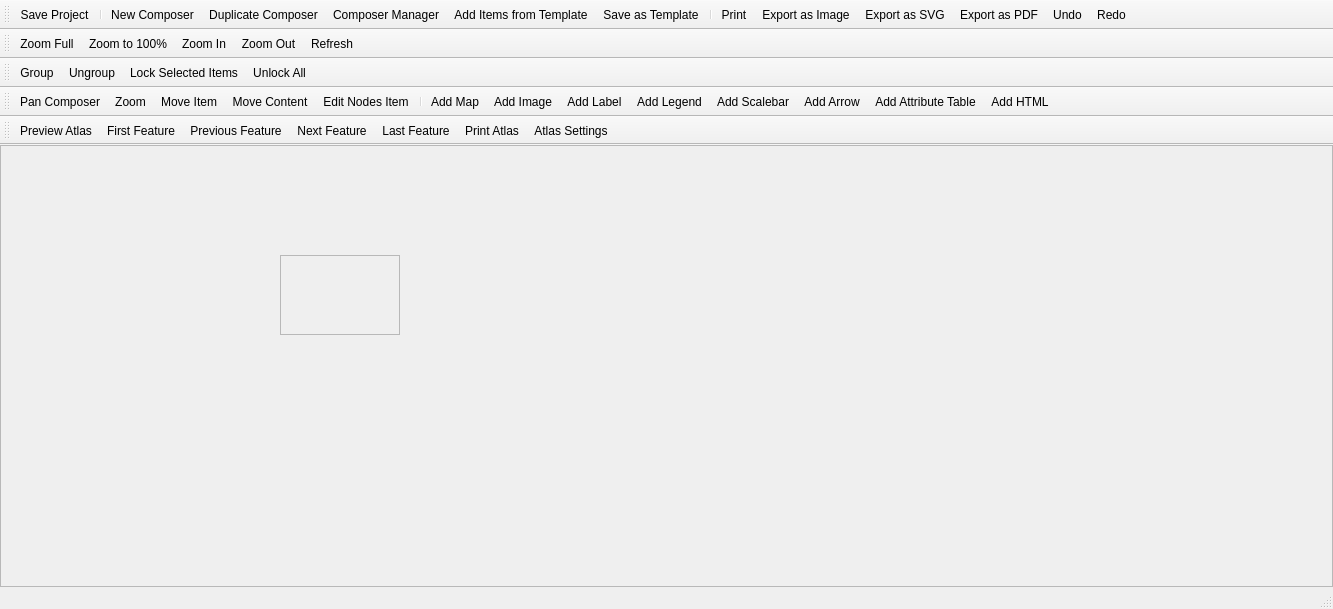
<?xml version="1.0" encoding="UTF-8"?>
<ui version="4.0">
 <class>ComposerBase</class>
 <widget class="QMainWindow" name="ComposerBase">
  <property name="geometry">
   <rect>
    <x>0</x>
    <y>0</y>
    <width>1333</width>
    <height>609</height>
   </rect>
  </property>
  <property name="mouseTracking">
   <bool>true</bool>
  </property>
  <property name="windowTitle">
   <string>MainWindow</string>
  </property>
  <widget class="QWidget" name="centralwidget">
   <property name="mouseTracking">
    <bool>true</bool>
   </property>
   <layout class="QGridLayout" name="gridLayout">
    <property name="leftMargin">
     <number>0</number>
    </property>
    <property name="topMargin">
     <number>0</number>
    </property>
    <property name="rightMargin">
     <number>0</number>
    </property>
    <property name="bottomMargin">
     <number>0</number>
    </property>
    <item row="0" column="0">
     <widget class="QFrame" name="mViewFrame">
      <property name="mouseTracking">
       <bool>true</bool>
      </property>
      <property name="frameShape">
       <enum>QFrame::StyledPanel</enum>
      </property>
      <property name="frameShadow">
       <enum>QFrame::Raised</enum>
      </property>
      <widget class="QScrollArea" name="scrollArea">
       <property name="geometry">
        <rect>
         <x>280</x>
         <y>110</y>
         <width>120</width>
         <height>80</height>
        </rect>
       </property>
       <property name="widgetResizable">
        <bool>true</bool>
       </property>
       <widget class="QWidget" name="scrollAreaWidgetContents">
        <property name="geometry">
         <rect>
          <x>0</x>
          <y>0</y>
          <width>118</width>
          <height>78</height>
         </rect>
        </property>
       </widget>
      </widget>
     </widget>
    </item>
   </layout>
  </widget>
  <widget class="QStatusBar" name="mStatusBar"/>
  <widget class="QToolBar" name="mComposerToolbar">
   <property name="windowTitle">
    <string>Composer</string>
   </property>
   <attribute name="toolBarArea">
    <enum>TopToolBarArea</enum>
   </attribute>
   <attribute name="toolBarBreak">
    <bool>false</bool>
   </attribute>
   <addaction name="mActionSaveProject"/>
   <addaction name="separator"/>
   <addaction name="mActionNewComposer"/>
   <addaction name="mActionDuplicateComposer"/>
   <addaction name="mActionComposerManager"/>
   <addaction name="mActionLoadFromTemplate"/>
   <addaction name="mActionSaveAsTemplate"/>
   <addaction name="separator"/>
   <addaction name="mActionPrint"/>
   <addaction name="mActionExportAsImage"/>
   <addaction name="mActionExportAsSVG"/>
   <addaction name="mActionExportAsPDF"/>
   <addaction name="mActionUndo"/>
   <addaction name="mActionRedo"/>
  </widget>
  <widget class="QToolBar" name="mPaperNavToolbar">
   <property name="windowTitle">
    <string>Navigation</string>
   </property>
   <attribute name="toolBarArea">
    <enum>TopToolBarArea</enum>
   </attribute>
   <attribute name="toolBarBreak">
    <bool>true</bool>
   </attribute>
   <addaction name="mActionZoomAll"/>
   <addaction name="mActionZoomActual"/>
   <addaction name="mActionZoomIn"/>
   <addaction name="mActionZoomOut"/>
   <addaction name="mActionRefreshView"/>
  </widget>
  <widget class="QToolBar" name="mItemActionToolbar">
   <property name="windowTitle">
    <string>Actions</string>
   </property>
   <attribute name="toolBarArea">
    <enum>TopToolBarArea</enum>
   </attribute>
   <attribute name="toolBarBreak">
    <bool>true</bool>
   </attribute>
   <addaction name="mActionGroupItems"/>
   <addaction name="mActionUngroupItems"/>
   <addaction name="mActionLockItems"/>
   <addaction name="mActionUnlockAll"/>
  </widget>
  <widget class="QToolBar" name="mItemToolbar">
   <property name="windowTitle">
    <string>Toolbox</string>
   </property>
   <attribute name="toolBarArea">
    <enum>TopToolBarArea</enum>
   </attribute>
   <attribute name="toolBarBreak">
    <bool>true</bool>
   </attribute>
   <addaction name="mActionPan"/>
   <addaction name="mActionMouseZoom"/>
   <addaction name="mActionSelectMoveItem"/>
   <addaction name="mActionMoveItemContent"/>
   <addaction name="mActionEditNodesItem"/>
   <addaction name="separator"/>
   <addaction name="mActionAddNewMap"/>
   <addaction name="mActionAddImage"/>
   <addaction name="mActionAddNewLabel"/>
   <addaction name="mActionAddNewLegend"/>
   <addaction name="mActionAddNewScalebar"/>
   <addaction name="mActionAddArrow"/>
   <addaction name="mActionAddAttributeTable"/>
   <addaction name="mActionAddHtml"/>
  </widget>
  <widget class="QToolBar" name="mAtlasToolbar">
   <property name="windowTitle">
    <string>Atlas</string>
   </property>
   <attribute name="toolBarArea">
    <enum>TopToolBarArea</enum>
   </attribute>
   <attribute name="toolBarBreak">
    <bool>true</bool>
   </attribute>
   <addaction name="mActionAtlasPreview"/>
   <addaction name="mActionAtlasFirst"/>
   <addaction name="mActionAtlasPrev"/>
   <addaction name="mActionAtlasNext"/>
   <addaction name="mActionAtlasLast"/>
   <addaction name="mActionPrintAtlas"/>
   <addaction name="mActionAtlasSettings"/>
  </widget>
  <action name="mActionPrint">
   <property name="checkable">
    <bool>false</bool>
   </property>
   <property name="icon">
    <iconset>
     <normaloff>:/images/themes/default/mActionFilePrint.svg</normaloff>:/images/themes/default/mActionFilePrint.svg</iconset>
   </property>
   <property name="text">
    <string>&amp;Print...</string>
   </property>
   <property name="shortcut">
    <string>Ctrl+P</string>
   </property>
  </action>
  <action name="mActionZoomAll">
   <property name="icon">
    <iconset>
     <normaloff>:/images/themes/default/mActionZoomFullExtent.svg</normaloff>:/images/themes/default/mActionZoomFullExtent.svg</iconset>
   </property>
   <property name="text">
    <string>Zoom &amp;Full</string>
   </property>
   <property name="toolTip">
    <string>Zoom full</string>
   </property>
   <property name="shortcut">
    <string>Ctrl+0</string>
   </property>
  </action>
  <action name="mActionZoomIn">
   <property name="icon">
    <iconset>
     <normaloff>:/images/themes/default/mActionZoomIn.svg</normaloff>:/images/themes/default/mActionZoomIn.svg</iconset>
   </property>
   <property name="text">
    <string>Zoom &amp;In</string>
   </property>
   <property name="toolTip">
    <string>Zoom in</string>
   </property>
   <property name="shortcut">
    <string>Ctrl++</string>
   </property>
  </action>
  <action name="mActionZoomOut">
   <property name="icon">
    <iconset>
     <normaloff>:/images/themes/default/mActionZoomOut.svg</normaloff>:/images/themes/default/mActionZoomOut.svg</iconset>
   </property>
   <property name="text">
    <string>Zoom &amp;Out</string>
   </property>
   <property name="toolTip">
    <string>Zoom out</string>
   </property>
   <property name="shortcut">
    <string>Ctrl+-</string>
   </property>
  </action>
  <action name="mActionZoomActual">
   <property name="icon">
    <iconset>
     <normaloff>:/images/themes/default/mActionZoomActual.svg</normaloff>:/images/themes/default/mActionZoomActual.svg</iconset>
   </property>
   <property name="text">
    <string>Zoom to &amp;100%</string>
   </property>
   <property name="toolTip">
    <string>Zoom to 100%</string>
   </property>
   <property name="shortcut">
    <string>Ctrl+1</string>
   </property>
  </action>
  <action name="mActionMouseZoom">
   <property name="icon">
    <iconset>
     <normaloff>:/images/themes/default/mActionZoomToSelected.svg</normaloff>:/images/themes/default/mActionZoomToSelected.svg</iconset>
   </property>
   <property name="text">
    <string>Zoom</string>
   </property>
   <property name="toolTip">
    <string>Zoom</string>
   </property>
   <property name="shortcut">
    <string>Z</string>
   </property>
  </action>
  <action name="mActionAddNewMap">
   <property name="icon">
    <iconset>
     <normaloff>:/images/themes/default/mActionAddMap.svg</normaloff>:/images/themes/default/mActionAddMap.svg</iconset>
   </property>
   <property name="text">
    <string>Add &amp;Map</string>
   </property>
   <property name="toolTip">
    <string>Add new map</string>
   </property>
  </action>
  <action name="mActionAddNewLabel">
   <property name="icon">
    <iconset>
     <normaloff>:/images/themes/default/mActionLabel.svg</normaloff>:/images/themes/default/mActionLabel.svg</iconset>
   </property>
   <property name="text">
    <string>Add Lab&amp;el</string>
   </property>
   <property name="toolTip">
    <string>Add new label</string>
   </property>
  </action>
  <action name="mActionAddNewLegend">
   <property name="icon">
    <iconset>
     <normaloff>:/images/themes/default/mActionAddLegend.svg</normaloff>:/images/themes/default/mActionAddLegend.svg</iconset>
   </property>
   <property name="text">
    <string>Add Legen&amp;d</string>
   </property>
   <property name="toolTip">
    <string>Add new legend</string>
   </property>
  </action>
  <action name="mActionSelectMoveItem">
   <property name="icon">
    <iconset>
     <normaloff>:/images/themes/default/mActionPan.svg</normaloff>:/images/themes/default/mActionPan.svg</iconset>
   </property>
   <property name="text">
    <string>Move &amp;Item</string>
   </property>
   <property name="toolTip">
    <string>Select/Move item</string>
   </property>
   <property name="shortcut">
    <string>V</string>
   </property>
  </action>
  <action name="mActionExportAsImage">
   <property name="icon">
    <iconset>
     <normaloff>:/images/themes/default/mActionSaveMapAsImage.svg</normaloff>:/images/themes/default/mActionSaveMapAsImage.svg</iconset>
   </property>
   <property name="text">
    <string>Export as &amp;Image...</string>
   </property>
   <property name="toolTip">
    <string>Export as image</string>
   </property>
  </action>
  <action name="mActionExportAsPDF">
   <property name="icon">
    <iconset>
     <normaloff>:/images/themes/default/mActionSaveAsPDF.svg</normaloff>:/images/themes/default/mActionSaveAsPDF.svg</iconset>
   </property>
   <property name="text">
    <string>&amp;Export as PDF...</string>
   </property>
  </action>
  <action name="mActionExportAsSVG">
   <property name="icon">
    <iconset>
     <normaloff>:/images/themes/default/mActionSaveAsSVG.svg</normaloff>:/images/themes/default/mActionSaveAsSVG.svg</iconset>
   </property>
   <property name="text">
    <string>Export as S&amp;VG...</string>
   </property>
  </action>
  <action name="mActionAddNewScalebar">
   <property name="icon">
    <iconset>
     <normaloff>:/images/themes/default/mActionScaleBar.svg</normaloff>:/images/themes/default/mActionScaleBar.svg</iconset>
   </property>
   <property name="text">
    <string>Add &amp;Scalebar</string>
   </property>
   <property name="toolTip">
    <string>Add new scalebar</string>
   </property>
  </action>
  <action name="mActionRefreshView">
   <property name="icon">
    <iconset resource="resource.qrc">
     <normaloff>:/images/themes/default/mActionDraw.svg</normaloff>:/images/themes/default/mActionDraw.svg</iconset>
   </property>
   <property name="text">
    <string>&amp;Refresh</string>
   </property>
   <property name="toolTip">
    <string>Refresh view</string>
   </property>
   <property name="shortcut">
    <string>F5</string>
   </property>
  </action>
  <action name="mActionShowGrid">
   <property name="icon">
    <iconset>
     <normaloff>:/images/themes/default/vector_grid.png</normaloff>:/images/themes/default/vector_grid.png</iconset>
   </property>
   <property name="text">
    <string>Show &amp;Grid</string>
   </property>
   <property name="toolTip">
    <string>Show grid</string>
   </property>
   <property name="shortcut">
    <string>Ctrl+'</string>
   </property>
  </action>
  <action name="mActionSnapGrid">
   <property name="text">
    <string>S&amp;nap to Grid</string>
   </property>
   <property name="toolTip">
    <string>Snap to grid</string>
   </property>
   <property name="shortcut">
    <string>Ctrl+Shift+'</string>
   </property>
  </action>
  <action name="mActionShowGuides">
   <property name="text">
    <string>Show G&amp;uides</string>
   </property>
   <property name="toolTip">
    <string>Show guides</string>
   </property>
   <property name="shortcut">
    <string>Ctrl+;</string>
   </property>
  </action>
  <action name="mActionSnapGuides">
   <property name="text">
    <string>&amp;Snap to Guides</string>
   </property>
   <property name="toolTip">
    <string>Snap to guides</string>
   </property>
   <property name="shortcut">
    <string>Ctrl+Shift+;</string>
   </property>
  </action>
  <action name="mActionSmartGuides">
   <property name="text">
    <string>S&amp;mart Guides</string>
   </property>
   <property name="toolTip">
    <string>Smart guides</string>
   </property>
   <property name="shortcut">
    <string>Ctrl+Alt+;</string>
   </property>
  </action>
  <action name="mActionClearGuides">
   <property name="text">
    <string>&amp;Clear Guides</string>
   </property>
   <property name="toolTip">
    <string>Clear guides</string>
   </property>
  </action>
  <action name="mActionAddImage">
   <property name="icon">
    <iconset>
     <normaloff>:/images/themes/default/mActionAddImage.svg</normaloff>:/images/themes/default/mActionAddImage.svg</iconset>
   </property>
   <property name="text">
    <string>Add Im&amp;age</string>
   </property>
   <property name="toolTip">
    <string>Add image</string>
   </property>
  </action>
  <action name="mActionMoveItemContent">
   <property name="text">
    <string>Move &amp;Content</string>
   </property>
   <property name="toolTip">
    <string>Move item content</string>
   </property>
   <property name="shortcut">
    <string>C</string>
   </property>
  </action>
  <action name="mActionGroupItems">
   <property name="text">
    <string>&amp;Group</string>
   </property>
   <property name="toolTip">
    <string>Group items</string>
   </property>
   <property name="shortcut">
    <string>Ctrl+G</string>
   </property>
  </action>
  <action name="mActionUngroupItems">
   <property name="text">
    <string>&amp;Ungroup</string>
   </property>
   <property name="toolTip">
    <string>Ungroup items</string>
   </property>
   <property name="shortcut">
    <string>Ctrl+Shift+G</string>
   </property>
  </action>
  <action name="mActionRaiseItems">
   <property name="text">
    <string>&amp;Raise</string>
   </property>
   <property name="toolTip">
    <string>Raise selected items</string>
   </property>
   <property name="shortcut">
    <string>Ctrl+]</string>
   </property>
  </action>
  <action name="mActionLowerItems">
   <property name="text">
    <string>&amp;Lower</string>
   </property>
   <property name="toolTip">
    <string>Lower selected items</string>
   </property>
   <property name="shortcut">
    <string>Ctrl+[</string>
   </property>
  </action>
  <action name="mActionMoveItemsToTop">
   <property name="text">
    <string>Bring to &amp;Front</string>
   </property>
   <property name="toolTip">
    <string>Move selected items to top</string>
   </property>
   <property name="shortcut">
    <string>Ctrl+Shift+]</string>
   </property>
  </action>
  <action name="mActionMoveItemsToBottom">
   <property name="text">
    <string>Send to &amp;Back</string>
   </property>
   <property name="toolTip">
    <string>Move selected items to bottom</string>
   </property>
   <property name="shortcut">
    <string>Ctrl+Shift+[</string>
   </property>
  </action>
  <action name="mActionLoadFromTemplate">
   <property name="text">
    <string>&amp;Add Items from Template...</string>
   </property>
   <property name="toolTip">
    <string>Add items from template</string>
   </property>
  </action>
  <action name="mActionSaveAsTemplate">
   <property name="text">
    <string>Save as &amp;Template...</string>
   </property>
   <property name="toolTip">
    <string>Save as template</string>
   </property>
  </action>
  <action name="mActionAlignLeft">
   <property name="text">
    <string>Align Left</string>
   </property>
   <property name="toolTip">
    <string>Align selected items left</string>
   </property>
  </action>
  <action name="mActionAlignHCenter">
   <property name="text">
    <string>Align Center</string>
   </property>
   <property name="toolTip">
    <string>Align center horizontal</string>
   </property>
  </action>
  <action name="mActionAlignRight">
   <property name="text">
    <string>Align Right</string>
   </property>
   <property name="toolTip">
    <string>Align selected items right</string>
   </property>
  </action>
  <action name="mActionAlignTop">
   <property name="text">
    <string>Align Top</string>
   </property>
   <property name="toolTip">
    <string>Align selected items to top</string>
   </property>
  </action>
  <action name="mActionAlignVCenter">
   <property name="text">
    <string>Align Center Vertical</string>
   </property>
   <property name="toolTip">
    <string>Align center vertical</string>
   </property>
  </action>
  <action name="mActionAlignBottom">
   <property name="text">
    <string>Align Bottom</string>
   </property>
   <property name="toolTip">
    <string>Align selected items bottom</string>
   </property>
  </action>
  <action name="mActionQuit">
   <property name="text">
    <string>&amp;Quit</string>
   </property>
   <property name="toolTip">
    <string>Quit</string>
   </property>
   <property name="shortcut">
    <string>Ctrl+Q</string>
   </property>
  </action>
  <action name="mActionAddArrow">
   <property name="checkable">
    <bool>true</bool>
   </property>
   <property name="text">
    <string>Add Arro&amp;w</string>
   </property>
   <property name="toolTip">
    <string>Add arrow</string>
   </property>
  </action>
  <action name="mActionAddTable">
   <property name="checkable">
    <bool>true</bool>
   </property>
   <property name="text">
    <string>Add Table</string>
   </property>
   <property name="toolTip">
    <string>Add table</string>
   </property>
  </action>
  <action name="mActionAddAttributeTable">
   <property name="checkable">
    <bool>true</bool>
   </property>
   <property name="text">
    <string>Add Attribute &amp;Table</string>
   </property>
   <property name="toolTip">
    <string>Add attribute table</string>
   </property>
  </action>
  <action name="mActionPageSetup">
   <property name="text">
    <string>Pa&amp;ge Setup...</string>
   </property>
   <property name="toolTip">
    <string>Page setup</string>
   </property>
   <property name="shortcut">
    <string>Ctrl+Shift+P</string>
   </property>
  </action>
  <action name="mActionUndo">
   <property name="icon">
    <iconset>
     <normalon>:/images/themes/default/mActionUndo.svg</normalon>
    </iconset>
   </property>
   <property name="text">
    <string>&amp;Undo</string>
   </property>
   <property name="toolTip">
    <string>Revert last change</string>
   </property>
   <property name="shortcut">
    <string>Ctrl+Z</string>
   </property>
  </action>
  <action name="mActionRedo">
   <property name="icon">
    <iconset>
     <normaloff>:/images/themes/default/mActionRedo.svg</normaloff>:/images/themes/default/mActionRedo.svg</iconset>
   </property>
   <property name="text">
    <string>&amp;Redo</string>
   </property>
   <property name="toolTip">
    <string>Restore last change</string>
   </property>
   <property name="shortcut">
    <string>Ctrl+Shift+Z</string>
   </property>
  </action>
  <action name="mActionAddRectangle">
   <property name="checkable">
    <bool>true</bool>
   </property>
   <property name="text">
    <string>Add Rectangle</string>
   </property>
   <property name="toolTip">
    <string>Add rectangle</string>
   </property>
  </action>
  <action name="mActionAddTriangle">
   <property name="checkable">
    <bool>true</bool>
   </property>
   <property name="text">
    <string>Add Triangle</string>
   </property>
   <property name="toolTip">
    <string>Add triangle</string>
   </property>
  </action>
  <action name="mActionAddEllipse">
   <property name="checkable">
    <bool>true</bool>
   </property>
   <property name="text">
    <string>Add Ellipse</string>
   </property>
   <property name="toolTip">
    <string>Add ellipse</string>
   </property>
  </action>
  <action name="mActionAddHtml">
   <property name="checkable">
    <bool>true</bool>
   </property>
   <property name="text">
    <string>Add &amp;HTML</string>
   </property>
   <property name="toolTip">
    <string>Add HTML frame</string>
   </property>
  </action>
  <action name="mActionComposerManager">
   <property name="text">
    <string>Composer &amp;Manager...</string>
   </property>
   <property name="toolTip">
    <string>Composer manager</string>
   </property>
  </action>
  <action name="mActionNewComposer">
   <property name="text">
    <string>&amp;New Composer...</string>
   </property>
   <property name="toolTip">
    <string>New composer</string>
   </property>
   <property name="shortcut">
    <string>Ctrl+N</string>
   </property>
  </action>
  <action name="mActionSaveProject">
   <property name="text">
    <string>&amp;Save Project</string>
   </property>
   <property name="toolTip">
    <string>Save project</string>
   </property>
   <property name="shortcut">
    <string>Ctrl+S</string>
   </property>
  </action>
  <action name="mActionDuplicateComposer">
   <property name="text">
    <string>&amp;Duplicate Composer...</string>
   </property>
   <property name="toolTip">
    <string>Duplicate composer</string>
   </property>
  </action>
  <action name="mActionLockItems">
   <property name="icon">
    <iconset>
     <normaloff>:/images/themes/default/locked.svg</normaloff>:/images/themes/default/locked.svg</iconset>
   </property>
   <property name="text">
    <string>Loc&amp;k Selected Items</string>
   </property>
   <property name="shortcut">
    <string>Ctrl+L</string>
   </property>
  </action>
  <action name="mActionUnlockAll">
   <property name="icon">
    <iconset>
     <normaloff>:/images/themes/default/unlocked.svg</normaloff>:/images/themes/default/unlocked.svg</iconset>
   </property>
   <property name="text">
    <string>Unl&amp;ock All</string>
   </property>
   <property name="toolTip">
    <string>Unlock All Items</string>
   </property>
   <property name="shortcut">
    <string>Ctrl+Shift+L</string>
   </property>
  </action>
  <action name="mActionPasteInPlace">
   <property name="text">
    <string>Paste in P&amp;lace</string>
   </property>
   <property name="toolTip">
    <string>Paste in place</string>
   </property>
   <property name="shortcut">
    <string>Ctrl+Shift+V</string>
   </property>
  </action>
  <action name="mActionDeleteSelection">
   <property name="icon">
    <iconset>
     <normaloff>:/images/themes/default/mActionDeleteSelected.svg</normaloff>:/images/themes/default/mActionDeleteSelected.svg</iconset>
   </property>
   <property name="text">
    <string>&amp;Delete</string>
   </property>
   <property name="toolTip">
    <string>Delete selected items</string>
   </property>
   <property name="shortcut">
    <string>Del</string>
   </property>
  </action>
  <action name="mActionDeselectAll">
   <property name="icon">
    <iconset>
     <normaloff>:/images/themes/default/mActionDeselectAll.svg</normaloff>:/images/themes/default/mActionDeselectAll.svg</iconset>
   </property>
   <property name="text">
    <string>D&amp;eselect All</string>
   </property>
   <property name="toolTip">
    <string>Deselect all</string>
   </property>
   <property name="shortcut">
    <string>Ctrl+Shift+A</string>
   </property>
  </action>
  <action name="mActionSelectAll">
   <property name="icon">
    <iconset>
     <normaloff>:/images/themes/default/mActionSelectAll.svg</normaloff>:/images/themes/default/mActionSelectAll.svg</iconset>
   </property>
   <property name="text">
    <string>&amp;Select All</string>
   </property>
   <property name="toolTip">
    <string>Select all items</string>
   </property>
   <property name="shortcut">
    <string>Ctrl+A</string>
   </property>
  </action>
  <action name="mActionInvertSelection">
   <property name="icon">
    <iconset>
     <normaloff>:/images/themes/default/mActionInvertSelection.svg</normaloff>:/images/themes/default/mActionInvertSelection.svg</iconset>
   </property>
   <property name="text">
    <string>&amp;Invert Selection</string>
   </property>
   <property name="toolTip">
    <string>Invert selection</string>
   </property>
  </action>
  <action name="mActionSelectNextBelow">
   <property name="text">
    <string>Select Next Item &amp;Below</string>
   </property>
   <property name="toolTip">
    <string>Select next item below</string>
   </property>
   <property name="shortcut">
    <string>Ctrl+Alt+[</string>
   </property>
  </action>
  <action name="mActionSelectNextAbove">
   <property name="text">
    <string>Select Next Item &amp;Above</string>
   </property>
   <property name="toolTip">
    <string>Select next item above</string>
   </property>
   <property name="shortcut">
    <string>Ctrl+Alt+]</string>
   </property>
  </action>
  <action name="mActionPan">
   <property name="icon">
    <iconset>
     <normaloff>:/images/themes/default/mActionPan.svg</normaloff>:/images/themes/default/mActionPan.svg</iconset>
   </property>
   <property name="text">
    <string>Pan Composer</string>
   </property>
   <property name="shortcut">
    <string>P</string>
   </property>
  </action>
  <action name="mActionOptions">
   <property name="icon">
    <iconset>
     <normaloff>:/images/themes/default/mActionOptions.svg</normaloff>:/images/themes/default/mActionOptions.svg</iconset>
   </property>
   <property name="text">
    <string>Composer &amp;Options...</string>
   </property>
   <property name="menuRole">
    <enum>QAction::PreferencesRole</enum>
   </property>
  </action>
  <action name="mActionShowRulers">
   <property name="text">
    <string>Show Ru&amp;lers</string>
   </property>
   <property name="toolTip">
    <string>Show rulers</string>
   </property>
   <property name="shortcut">
    <string>Ctrl+R</string>
   </property>
  </action>
  <action name="mActionAtlasFirst">
   <property name="icon">
    <iconset>
     <normaloff>:/images/themes/default/mActionAtlasFirst.svg</normaloff>:/images/themes/default/mActionAtlasFirst.svg</iconset>
   </property>
   <property name="text">
    <string>&amp;First Feature</string>
   </property>
   <property name="shortcut">
    <string>Ctrl+&lt;</string>
   </property>
  </action>
  <action name="mActionAtlasPrev">
   <property name="icon">
    <iconset>
     <normaloff>:/images/themes/default/mActionAtlasPrev.svg</normaloff>:/images/themes/default/mActionAtlasPrev.svg</iconset>
   </property>
   <property name="text">
    <string>P&amp;revious Feature</string>
   </property>
   <property name="shortcut">
    <string>Ctrl+,</string>
   </property>
  </action>
  <action name="mActionAtlasNext">
   <property name="icon">
    <iconset>
     <normaloff>:/images/themes/default/mActionAtlasNext.svg</normaloff>:/images/themes/default/mActionAtlasNext.svg</iconset>
   </property>
   <property name="text">
    <string>&amp;Next Feature</string>
   </property>
   <property name="shortcut">
    <string>Ctrl+.</string>
   </property>
  </action>
  <action name="mActionAtlasLast">
   <property name="icon">
    <iconset>
     <normaloff>:/images/themes/default/mActionAtlasLast.svg</normaloff>:/images/themes/default/mActionAtlasLast.svg</iconset>
   </property>
   <property name="text">
    <string>&amp;Last Feature</string>
   </property>
   <property name="shortcut">
    <string>Ctrl+&gt;</string>
   </property>
  </action>
  <action name="mActionAtlasPreview">
   <property name="icon">
    <iconset>
     <normaloff>:/images/themes/default/mIconAtlas.svg</normaloff>:/images/themes/default/mIconAtlas.svg</iconset>
   </property>
   <property name="text">
    <string>Preview &amp;Atlas</string>
   </property>
   <property name="shortcut">
    <string>Ctrl+Alt+/</string>
   </property>
  </action>
  <action name="mActionPrintAtlas">
   <property name="icon">
    <iconset>
     <normaloff>:/images/themes/default/mActionFilePrint.svg</normaloff>:/images/themes/default/mActionFilePrint.svg</iconset>
   </property>
   <property name="text">
    <string>&amp;Print Atlas...</string>
   </property>
  </action>
  <action name="mActionExportAtlasAsImage">
   <property name="icon">
    <iconset>
     <normaloff>:/images/themes/default/mActionSaveMapAsImage.svg</normaloff>:/images/themes/default/mActionSaveMapAsImage.svg</iconset>
   </property>
   <property name="text">
    <string>Export Atlas as &amp;Images...</string>
   </property>
  </action>
  <action name="mActionExportAtlasAsSVG">
   <property name="icon">
    <iconset>
     <normaloff>:/images/themes/default/mActionSaveAsSVG.svg</normaloff>:/images/themes/default/mActionSaveAsSVG.svg</iconset>
   </property>
   <property name="text">
    <string>Export Atlas as S&amp;VG...</string>
   </property>
  </action>
  <action name="mActionExportAtlasAsPDF">
   <property name="icon">
    <iconset>
     <normaloff>:/images/themes/default/mActionSaveAsPDF.svg</normaloff>:/images/themes/default/mActionSaveAsPDF.svg</iconset>
   </property>
   <property name="text">
    <string>&amp;Export Atlas as PDF...</string>
   </property>
   <property name="toolTip">
    <string>Export Atlas as PDF</string>
   </property>
  </action>
  <action name="mActionAtlasSettings">
   <property name="icon">
    <iconset>
     <normaloff>:/images/themes/default/mActionAtlasSettings.svg</normaloff>:/images/themes/default/mActionAtlasSettings.svg</iconset>
   </property>
   <property name="text">
    <string>Atlas &amp;Settings</string>
   </property>
  </action>
  <action name="mActionShowBoxes">
   <property name="text">
    <string>Show Bounding Boxes</string>
   </property>
   <property name="toolTip">
    <string>Show bounding boxes</string>
   </property>
   <property name="shortcut">
    <string>Ctrl+Shift+B</string>
   </property>
  </action>
  <action name="mActionToggleFullScreen">
   <property name="checkable">
    <bool>true</bool>
   </property>
   <property name="text">
    <string>Toggle Full Scr&amp;een</string>
   </property>
   <property name="toolTip">
    <string>Toggle full screen mode</string>
   </property>
   <property name="shortcut">
    <string>F11</string>
   </property>
  </action>
  <action name="mActionHidePanels">
   <property name="checkable">
    <bool>true</bool>
   </property>
   <property name="text">
    <string>&amp;Hide Panels</string>
   </property>
   <property name="toolTip">
    <string>Hide panels</string>
   </property>
   <property name="shortcut">
    <string>F10</string>
   </property>
  </action>
  <action name="mActionShowPage">
   <property name="checkable">
    <bool>true</bool>
   </property>
   <property name="text">
    <string>Show Pages</string>
   </property>
   <property name="toolTip">
    <string>Show pages</string>
   </property>
  </action>
  <action name="mActionAddPolygon">
   <property name="checkable">
    <bool>true</bool>
   </property>
   <property name="text">
    <string>Add Polygon</string>
   </property>
   <property name="toolTip">
    <string>Add polygon</string>
   </property>
  </action>
  <action name="mActionNodesItem">
   <property name="checkable">
    <bool>true</bool>
   </property>
   <property name="text">
    <string>Nodes item</string>
   </property>
   <property name="toolTip">
    <string>Nodes item</string>
   </property>
  </action>
  <action name="mActionAddPolyline">
   <property name="checkable">
    <bool>true</bool>
   </property>
   <property name="text">
    <string>Add Polyline</string>
   </property>
   <property name="toolTip">
    <string>Add polyline</string>
   </property>
  </action>
  <action name="mActionEditNodesItem">
   <property name="text">
    <string>Edit Nodes Item</string>
   </property>
   <property name="toolTip">
    <string>Edit Nodes Item</string>
   </property>
  </action>
 </widget>
 <resources>
  <include location="resource.qrc"/>
 </resources>
 <connections/>
</ui>
